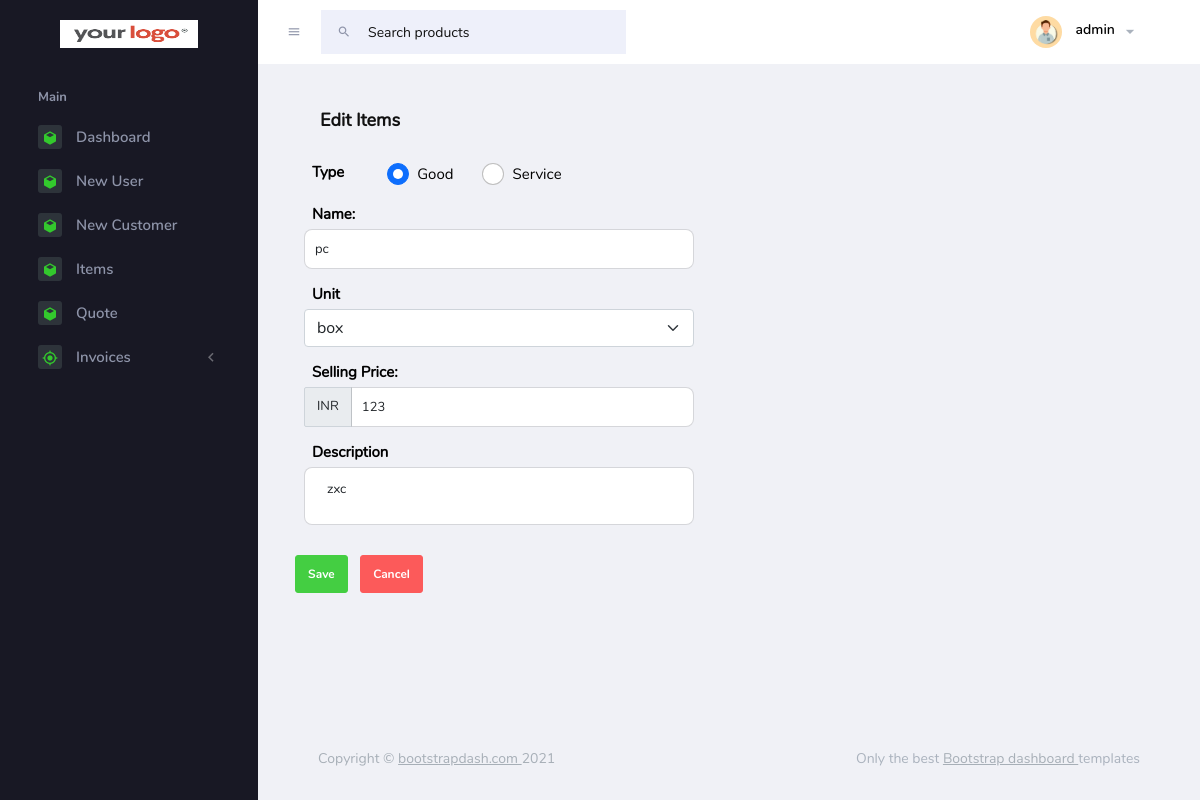
Page /pages/items/itemedit.php?itemsedit=1 (signed in) on the committed database.
### tables this page shows
CREATE TABLE IF NOT EXISTS `dashboard2_items` (
  `itemId` int NOT NULL AUTO_INCREMENT,
  `user_id` int DEFAULT NULL,
  `type` varchar(255) NOT NULL,
  `name` varchar(255) NOT NULL,
  `unit` varchar(255) NOT NULL,
  `sellingPrice` varchar(255) NOT NULL,
  `description` varchar(255) NOT NULL,
  `qty` int NOT NULL,
  `amount` int NOT NULL,
  `creation_date` timestamp NOT NULL DEFAULT CURRENT_TIMESTAMP,
  `modification_date` timestamp NOT NULL DEFAULT CURRENT_TIMESTAMP,
  PRIMARY KEY (`itemId`)
);

### pages/items/itemedit.php (the view, shortened to what this page needs)
<?php include('../common/header.php');
include_once("../database/dbconnect.php");
if (isset($_GET['itemsedit'])) {
    $sno = $_GET['itemsedit'];
    $sqlQuery = "SELECT * FROM `dashboard2_items` WHERE itemId = {$sno}";
    $result = mysqli_query($conn, $sqlQuery);
    $row = $result->fetch_assoc();
}
?>
<body>
    <div class="container-scroller">
        <?php include('../../pages/common/navbar.php'); ?>
        <div class="container-fluid page-body-wrapper">
            <?php include('../../pages/common/sidebar.php'); ?>
            <div class="main-panel">
                <div class="content-wrapper">
                    <div class="page-header">
                        <h3 class="page-title"> Edit Items </h3>
                    </div>
                    <form class="row f-row" method="post" action="../database/items/itemedit.php?editItem=<?php echo $sno; ?>">
                        <div class="col-md-12 f-nm">
                            <label for="Type" class="form-label">Type</label>
                            <?php
                            if ($row["type"] == "Good") {
                                echo '<input class="form-check-input" type="radio" name="Type" checked id="inlineRadio1" value="Good">';
                            } else {
                                echo '<input class="form-check-input" type="radio" name="Type" id="inlineRadio1" value="Good">';
                            }
                            ?>
                            <label class="form-check-label" for="Type">Good</label>
                            <?php
                            if ($row["type"] == "Service") {
                                echo '<input class="form-check-input" type="radio" name="Type" id="inlineRadio2" checked value="Service">';
                            } else {
                                echo '<input class="form-check-input" type="radio" name="Type" id="inlineRadio2" value="Service">';
                            }
                            ?>
                            <label class="form-check-label" for="Type">Service</label>
                        </div>
                        <div class="col-md-7">
                            <label for="Name" class="form-label">Name:</label>
                            <input type="tel" class="form-control" name="Name" value="<?php echo $row["name"] ?>" id="validationDefault03" required>
                        </div>
                        <div class="col-md-7">
                            <label for="unit" class="form-label">Unit</label>
                            <select class="form-select" name="unit" aria-label="Default select example">
                                <?php
                                if ($row["unit"] == "box") {
                                    echo '<option selected value="box">box</option>';
                                } else {
                                    echo '<option value="box">box</option>';
                                }
                                ?>
                            </select>
                        </div>
                        <div class="col-md-7">
                            <label for="sellingPrice" class="form-label">Selling Price:</label>
                            <div class="input-group">
                                <div class="input-group-text">INR</div>
                                <input type="number" class="form-control" name="sellingPrice" value="<?php echo $row["sellingPrice"] ?>" id="autoSizingInputGroup" required>
                            </div>
                        </div>
                        <div class="col-md-7">
                            <label for="Description" class="form-label">Description</label>
                            <textarea class="form-control" name="Description" id="validationTextarea" required><?php echo $row["description"] ?></textarea>
                        </div>
                        <div class="pd">
                            <button type="submit" name="createItems" class="btn btn-success">Save</button>&nbsp;&nbsp;
                            <button type="button" class="btn btn-danger">Cancel</button>
                        </div>
                    </form>
                </div>
                <footer class="footer">
                    <div class="footer-inner-wraper">
                        <div class="d-sm-flex justify-content-center justify-content-sm-between py-2">
                            <span class="text-muted text-center text-sm-left d-block d-sm-inline-block">Copyright © <a href="https://www.bootstrapdash.com/" target="_blank">bootstrapdash.com </a>2021</span>
                            <span class="float-none float-sm-right d-block mt-1 mt-sm-0 text-center">Only the best <a href="https://www.bootstrapdash.com/" target="_blank"> Bootstrap dashboard </a> templates</span>
                        </div>
                    </div>
                </footer>
            </div>
        </div>
    </div>
</body>
</html>

### assets/css/style2.css (style rules this page uses)
a { color: black; }

### assets/css/custom_style.css (style rules this page uses)
:root { --dark-bg-color: #434343; --dark-text-color: #fff; }
input { padding: 10px !important; }
.form-label { margin-bottom: 0px; margin-right: 35px; }
.form-check-label { margin-right: 21px; margin-top: 3px; }
label { color: #000; font-size: 15px; padding: 5px 8px; }
.form-control { border-radius: 8px; }
.f-nm { display: flex; align-items: center; }
.f-row { display: flex; gap: 10px; max-width: 700px; }
.pd { padding: 20px 0px; }
.form-label { font-weight: bold; }
html, body { margin: 0; padding: 0; height: 100%; width: 100%; }

### rows in the picture
dashboard2_items: Name "pc", unit "box", sellingPrice "123", Description "zxc"

### other values in the picture
$_SESSION['username'] "admin"
